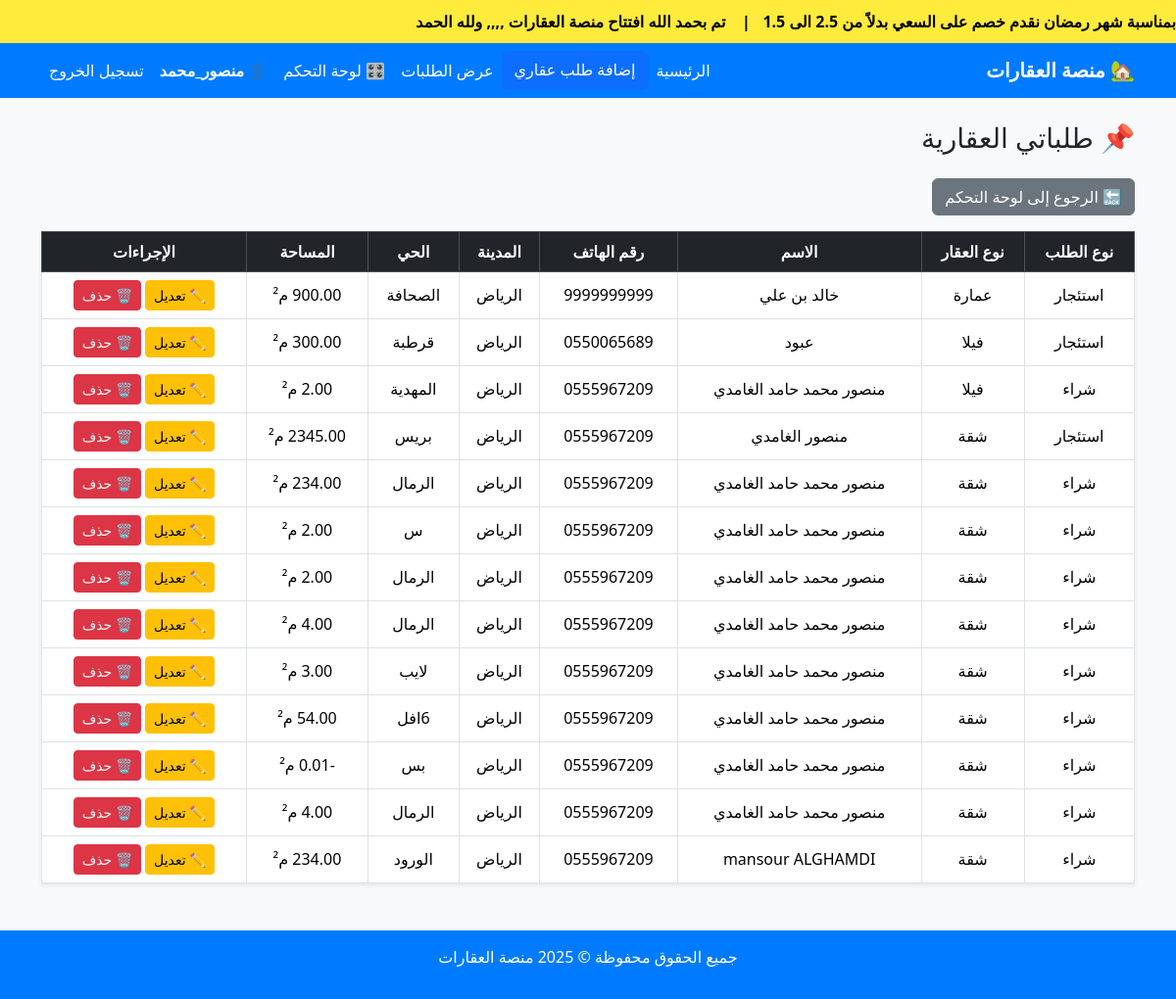
/طلباتي/ (signed in), run on the app's committed database.
### properties/models.py (models this page shows, shortened)
class News(models.Model):
    title = models.CharField(max_length=255, verbose_name="عنوان الخبر")
    is_active = models.BooleanField(default=True, verbose_name="مفعل؟")
    created_at = models.DateTimeField(auto_now_add=True, verbose_name="تاريخ الإضافة")

class PropertyRequest(models.Model):
    REQUEST_TYPE_CHOICES = [
        ('buy', 'شراء'),
        ('rent', 'استئجار'),
        ('sell', 'بيع'),
    ]
    OWNER_TYPE_CHOICES = [
        ('owner', 'مالك'),
        ('broker', 'وسيط'),
    ]
    PROPERTY_TYPE_CHOICES = [
        ('apartment', 'شقة'),
        ('villa', 'فيلا'),
        ('building', 'عمارة'),
        ('land', 'أرض'),
    ]
    user = models.ForeignKey(
        settings.AUTH_USER_MODEL,
        on_delete=models.CASCADE,
        null=True,
        blank=True
    )
    request_type = models.CharField(max_length=10, choices=REQUEST_TYPE_CHOICES)
    owner_type = models.CharField(max_length=10, choices=OWNER_TYPE_CHOICES)
    property_type = models.CharField(max_length=20, choices=PROPERTY_TYPE_CHOICES)
    city = models.CharField(max_length=100)
    district = models.CharField(max_length=100)
    area = models.DecimalField(max_digits=10, decimal_places=2)
    full_name = models.CharField(max_length=100)
    phone = models.CharField(max_length=15)
    details = models.TextField()
    created_at = models.DateTimeField(auto_now_add=True)

### properties/context_processors.py (called while the page is built)
def news_ticker(request):
    news_items = News.objects.filter(is_active=True).order_by('-created_at')
    return {'news_ticker_items': news_items}

### properties/views.py (called while the page is built)
@login_required
def my_requests(request):
    requests = PropertyRequest.objects.filter(user=request.user)
    return render(request, 'properties/my_requests.html', {
    'requests': requests
})

### properties/templates/properties/my_requests.html (shortened to what this page needs)
{% extends 'base.html' %}
{% block content %}
<h3 class="mb-4">📌 طلباتي العقارية</h3>
{% if requests %}
<table class="table table-hover table-bordered text-center align-middle shadow-sm">
    <thead class="table-dark">
        <tr>
            <th>نوع الطلب</th>
            <th>نوع العقار</th>
            <th>الاسم</th>
            <th>رقم الهاتف</th>
            <th>المدينة</th>
            <th>الحي</th>
            <th>المساحة</th>
            <th>الإجراءات</th>
        </tr>
    </thead>
    <tbody>
        {% for r in requests %}
        <tr>
            <td>{{ r.get_request_type_display }}</td>
            <td>{{ r.get_property_type_display }}</td>
            <td>{{ r.full_name }}</td>
            <td>{{ r.phone }}</td>
            <td>{{ r.city }}</td>
            <td>{{ r.district }}</td>
            <td>{{ r.area }} م²</td>
            <td>
                <a href="{% url 'edit_request' r.id %}" class="btn btn-sm btn-warning">✏️ تعديل</a>
                <a href="{% url 'delete_request' r.id %}" class="btn btn-sm btn-danger"
                   onclick="return confirm('هل أنت متأكد من حذف هذا الطلب؟');">🗑️ حذف</a>
            </td>
        </tr>
        {% endfor %}
        <a href="{% url 'dashboard' %}" class="btn btn-secondary mb-3">🔙 الرجوع إلى لوحة التحكم</a>
    </tbody>
</table>
{% else %}
<div class="alert alert-info text-center">لا توجد طلبات حالياً.</div>
{% endif %}
{% endblock %}

### properties/templates/base.html (shortened to what this page needs)
{% load static %}
<!DOCTYPE html>
<html lang="ar" dir="rtl">
<head>
    <link href="https://cdn.jsdelivr.net/npm/bootstrap@5.3.2/dist/css/bootstrap.rtl.min.css" rel="stylesheet">
    <link rel="stylesheet" href="{% static 'css/style.css' %}">
</head>
<body class="bg-light">
    {% if news_ticker_items %}
    <div class="news-ticker">
        <div class="ticker-content">
          {% for news in news_ticker_items %}
          {{ news.title }}{% if not forloop.last %}&nbsp;&nbsp;&nbsp;|&nbsp;&nbsp;&nbsp;{% endif %}
        {% endfor %}
        </div>
    </div>
    {% endif %}
    <nav class="navbar navbar-expand-lg">
        <div class="container">
            <a class="navbar-brand fw-bold" href="{% url 'home' %}">🏡 منصة العقارات</a>
            <div class="collapse navbar-collapse" id="navbarNav">
                <ul class="navbar-nav ms-auto">
                    <li class="nav-item"><a class="nav-link" href="{% url 'home' %}">الرئيسية</a></li>
                    <a href="{% url 'create_property_request' %}" class="btn btn-primary">إضافة طلب عقاري</a>
                    <li class="nav-item"><a class="nav-link" href="{% url 'property_requests' %}">عرض الطلبات</a></li>
                    {% if user.is_authenticated %}
                        <li class="nav-item"><a class="nav-link" href="{% url 'dashboard' %}">🎛️ لوحة التحكم</a></li>
                        <li class="nav-item">
                            <span class="nav-link fw-bold text-white">👤 {{ user.username }}</span>
                        </li>
                        <li class="nav-item">
                            <form method="post" action="{% url 'logout' %}" style="display:inline;">
                                <button type="submit" class="nav-link btn btn-link text-danger">تسجيل الخروج</button>
                            </form>
                        </li>
                    {% else %}
                        <li class="nav-item"><a class="nav-link" href="{% url 'login' %}">تسجيل الدخول</a></li>
                    {% endif %}
                </ul>
            </div>
        </div>
    </nav>
    <div class="container mt-4">
        {% block content %}
        {% endblock %}
    </div>
    <footer class="footer mt-5">
        <div class="container">
            <p>جميع الحقوق محفوظة © 2025 منصة العقارات</p>
        </div>
    </footer>
</body>
</html>

### static/css/style.css (style rules this page uses)
.news-ticker { background-color: #ffeb3b; overflow: hidden; white-space: nowrap; padding: 10px 0; position: relative; }
.ticker-content { display: inline-block; padding-left: 100%; animation: scroll-text 15s linear infinite; font-weight: bold; color: #000; }

### properties/templates/base.html (style rules this page uses)
.navbar { background-color: #007bff; }
.navbar .nav-link, .navbar .navbar-brand { color: white !important; }
.footer { background-color: #007bff; color: white; text-align: center; padding: 15px; margin-top: 20px; }
.news-ticker { background-color: #ffeb3b; overflow: hidden; white-space: nowrap; padding: 10px 0; position: relative; }
.ticker-content { display: inline-block; padding-left: 100%; animation: scroll-text 15s linear infinite; font-weight: bold; color: #000; }

### data on the page
News: title "بمناسبة شهر رمضان نقدم خصم على السعي بدلاً من 2.5 الى 1.5"
News: title "تم بحمد الله افتتاح منصة العقارات ,,,, ولله الحمد"
PropertyRequest: request_type "استئجار", property_type "عمارة", full_name "خالد بن علي", phone "9999999999", city "الرياض", district "الصحافة"
PropertyRequest: request_type "استئجار", property_type "فيلا", full_name "عبود", phone "0550065689", city "الرياض", district "قرطبة"
PropertyRequest: request_type "شراء", property_type "فيلا", full_name "منصور محمد حامد الغامدي", phone "0555967209", city "الرياض", district "المهدية"
PropertyRequest: request_type "استئجار", property_type "شقة", full_name "منصور الغامدي", phone "0555967209", city "الرياض", district "بريس"
PropertyRequest: request_type "شراء", property_type "شقة", full_name "منصور محمد حامد الغامدي", phone "0555967209", city "الرياض", district "الرمال"
PropertyRequest: request_type "شراء", property_type "شقة", full_name "منصور محمد حامد الغامدي", phone "0555967209", city "الرياض", district "س"
PropertyRequest: request_type "شراء", property_type "شقة", full_name "منصور محمد حامد الغامدي", phone "0555967209", city "الرياض", district "الرمال"
PropertyRequest: request_type "شراء", property_type "شقة", full_name "منصور محمد حامد الغامدي", phone "0555967209", city "الرياض", district "الرمال", area "4.00"
PropertyRequest: request_type "شراء", property_type "شقة", full_name "منصور محمد حامد الغامدي", phone "0555967209", city "الرياض", district "لايب"
PropertyRequest: request_type "شراء", property_type "شقة", full_name "منصور محمد حامد الغامدي", phone "0555967209", city "الرياض", district "6افل"
PropertyRequest: request_type "شراء", property_type "شقة", full_name "منصور محمد حامد الغامدي", phone "0555967209", city "الرياض", district "بس"
PropertyRequest: request_type "شراء", property_type "شقة", full_name "منصور محمد حامد الغامدي", phone "0555967209", city "الرياض", district "الرمال", area "4.00"
PropertyRequest: request_type "شراء", property_type "شقة", full_name "mansour ALGHAMDI", phone "0555967209", city "الرياض", district "الورود"

### other printed values
{{ user.username }} "منصور_محمد"
